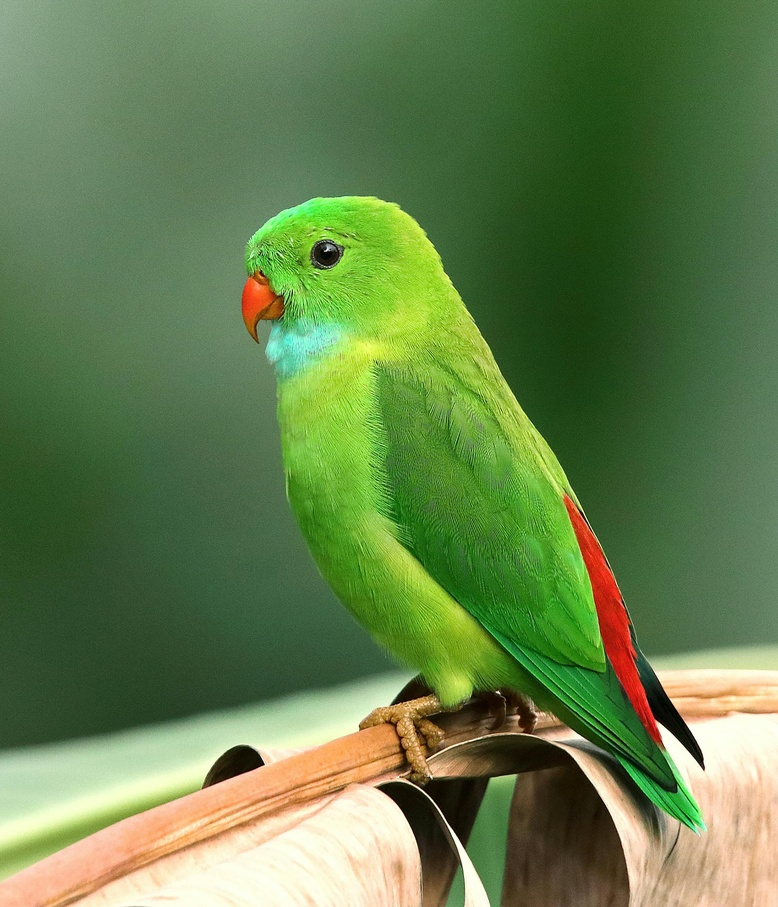
#> input picture Image Processing/photos/bird.jpg, 778 x 907 px, shrunk from 2250 x 2625 before the run, found by its file name
$ python Hough_Transform.py
#> lines starting #> are read from the running program, lines starting #| are printed output that depends on the picture; after the words box and inside, x2 and y2 are one past the last pixel; in counts of white or black regions, pixels touching at a corner belong together
# This is the Hough Transform implementation
import cv2 as cv
import matplotlib.pyplot as plt
import numpy as np


def hough_transform_lines(image_path):
#> called with image_path = 'photos/bird.jpg'
    image = cv.imread(image_path, cv.IMREAD_GRAYSCALE)
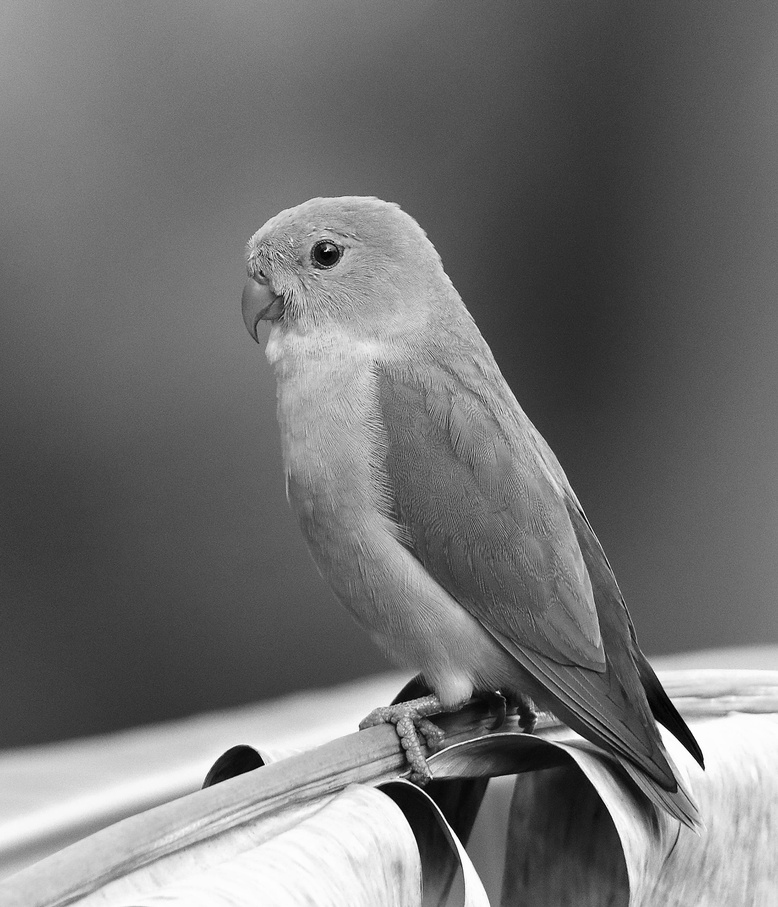
#> image: shape (907, 778); min 0, max 255, mean 113.4

    # Detect edges using Canny
    edges = cv.Canny(image, 50, 150)
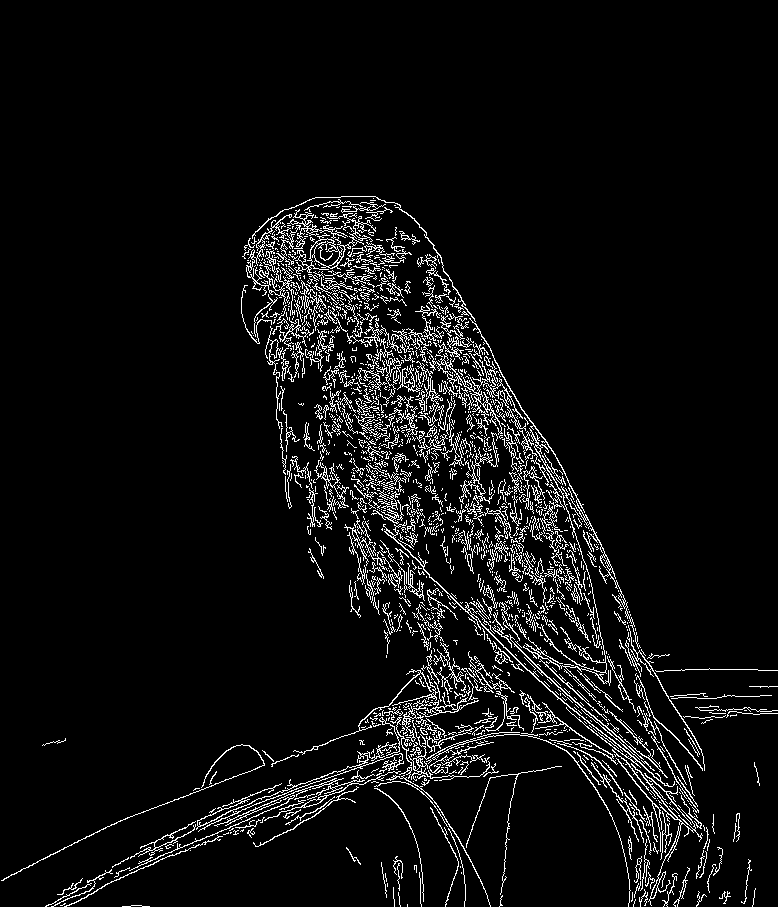
#> edges: shape (907, 778); 5.9% white in thin lines or dots, all inside (x1, y1, x2, y2) = (1, 196, 778, 907)

    # Apply Hough Line Transform
    lines = cv.HoughLines(edges, 1, np.pi / 180, 200)
#> lines = 189 rows, first 8: [91, 2.36], [100, 2.36], [115, 2.34], [-47, 2.5], [-158, 2.6], [-228, 2.71], [-37, 2.5], [-128, 2.55]
    line_image = np.copy(image)

    for line in lines:
        rho, theta = line[0]
        a = np.cos(theta)
        b = np.sin(theta)
        x0 = a * rho
        y0 = b * rho
        x1 = int(x0 + 1000 * (-b))
        y1 = int(y0 + 1000 * (a))
        x2 = int(x0 - 1000 * (-b))
        y2 = int(y0 - 1000 * (a))
        cv.line(line_image, (x1, y1), (x2, y2), (255, 0, 0), 2)
#> this loop made 189 passes
#> (rho, theta, a, b, x0, y0, x1, y1) on passes 1 to 3: (91, 2.36, -0.707, 0.707, -64.35, 64.35, -771, -642), (100, 2.36, -0.707, 0.707, -70.71, 70.71, -777, -636), (115, 2.34, -0.695, 0.719, -79.89, 82.72, -799, -611)
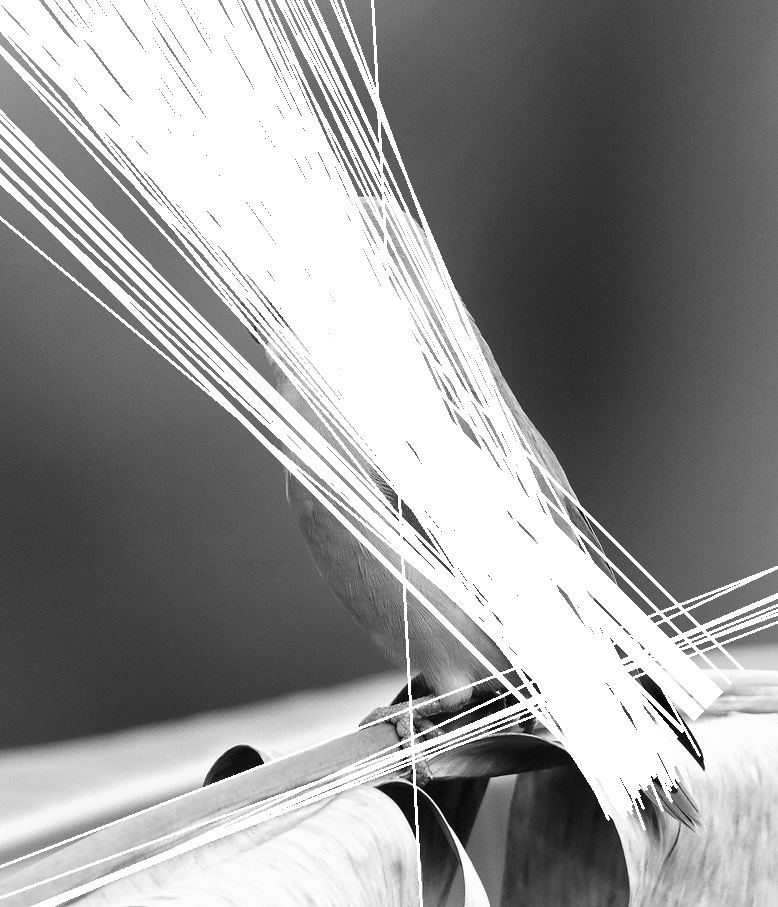
#> line_image: shape (907, 778); min 0, max 255, mean 149.1

    return edges, line_image

image_path = 'photos/bird.jpg'

edges, line_image = hough_transform_lines(image_path)

fig, axes = plt.subplots(1, 2, figsize=(12, 6))
axes[0].imshow(edges, cmap='gray')
axes[0].set_title("Detected Edges")
axes[0].axis("off")
axes[1].imshow(line_image, cmap='gray')
axes[1].set_title("Hough Transform Lines")
axes[1].axis("off")
plt.show()
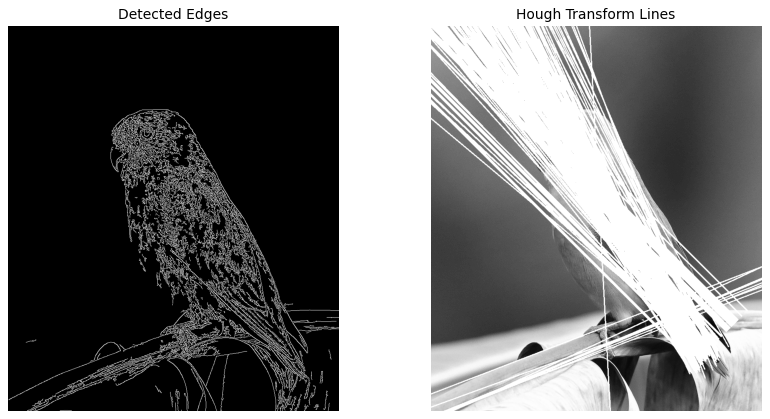
#> figure drawn by matplotlib, 2 panels

$ run again, with Image Processing/photos/11.jpg copied over Image Processing/photos/bird.jpg
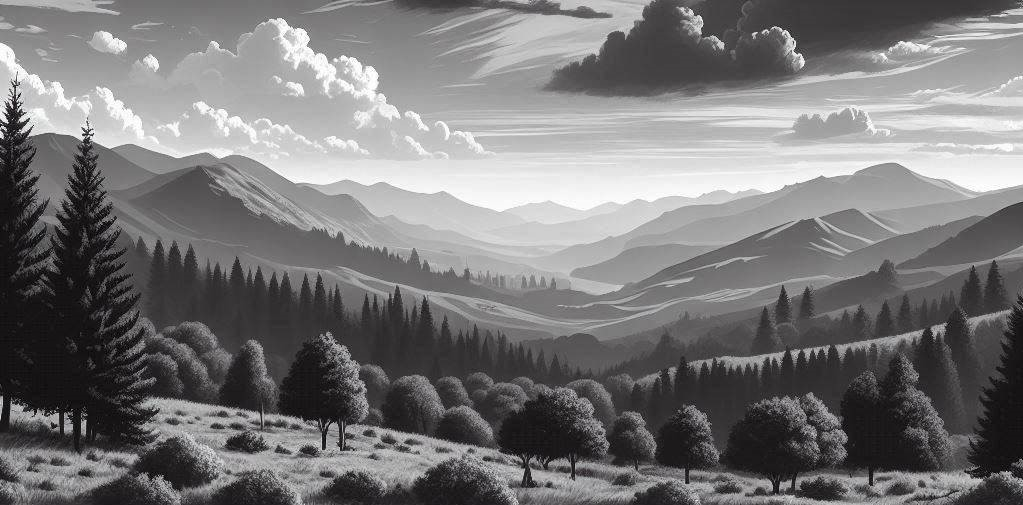
#> input picture Image Processing/photos/11.jpg, 1023 x 505 px, found by its file name
#> in hough_transform_lines, `edges = cv.Canny(image, 50, 150)`:
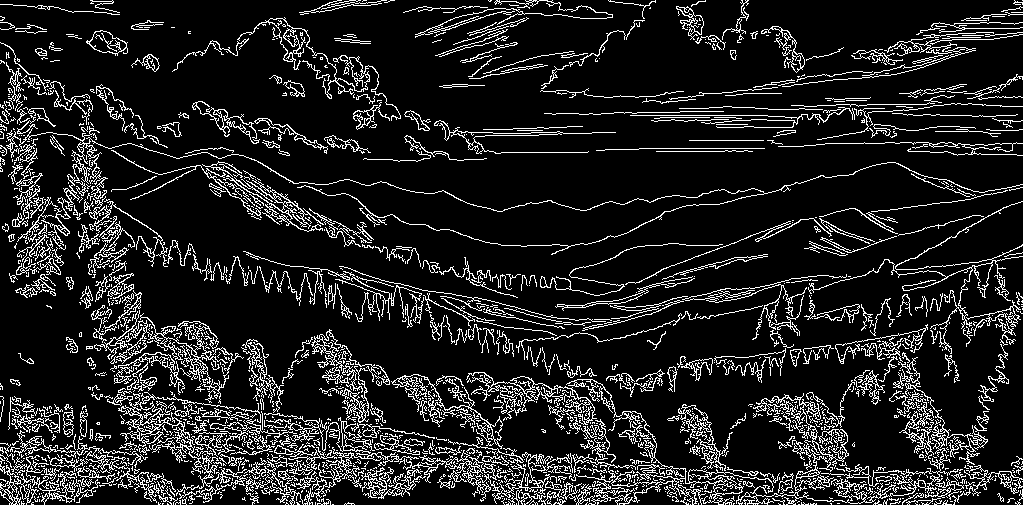
#> edges: shape (505, 1023); 13.1% white in thin lines or dots
#> lines = 451 rows, first 8: [476, 1.57], [472, 1.57], [438, 1.62], [407, 1.66], [489, 1.55], [459, 1.59], [485, 1.57], [444, 1.61]
#> the loop in hough_transform_lines, `for line in lines:` made 451 passes
#> (rho, theta, a, b, x0, y0, x1, y1) on passes 1 to 3: (476, 1.57, -4.37e-08, 1, -2.08e-05, 476, -1000, 475), (472, 1.57, -4.37e-08, 1, -2.06e-05, 472, -1000, 471), (438, 1.62, -0.0523, 0.999, -22.92, 437.4, -1021, 385)
#> `plt.show()`:
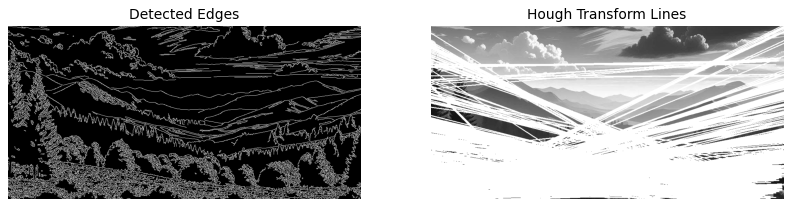
#> figure drawn by matplotlib, 2 panels

$ run again, with Image Processing/photos/3.jpg copied over Image Processing/photos/bird.jpg
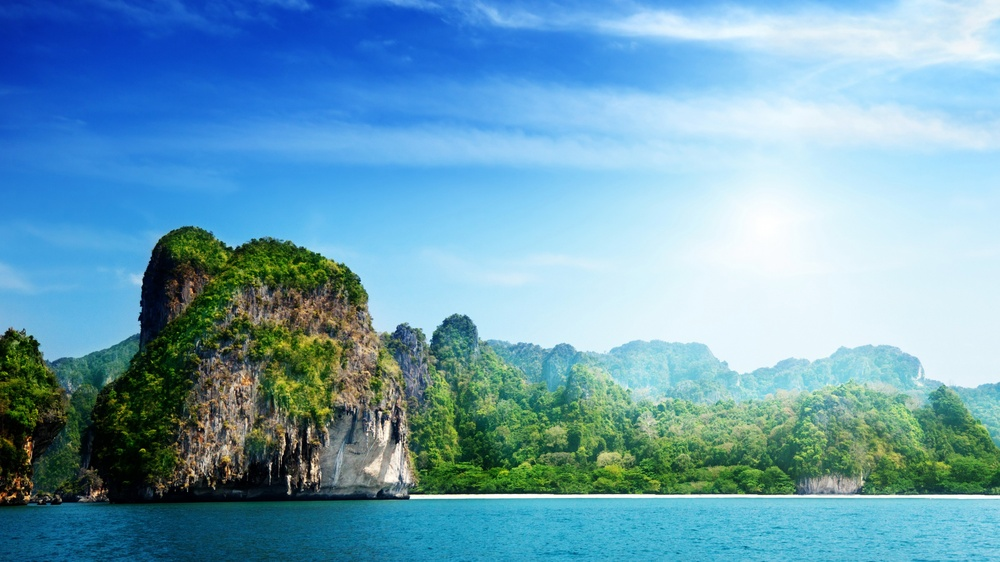
#> input picture Image Processing/photos/3.jpg, 1000 x 562 px, shrunk from 3840 x 2160 before the run, found by its file name
#> in hough_transform_lines, `edges = cv.Canny(image, 50, 150)`:
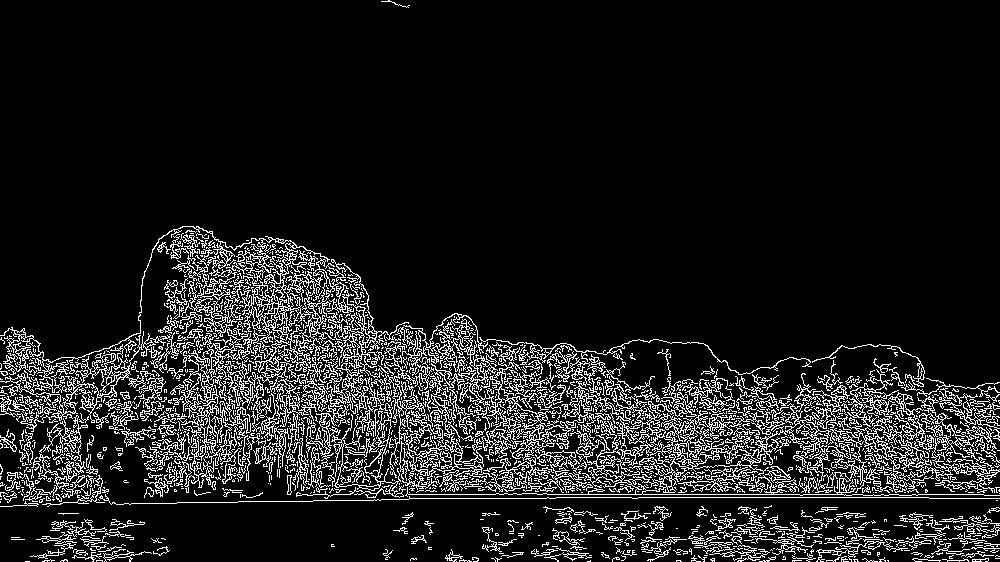
#> edges: shape (562, 1000); 11.4% white in thin lines or dots
#> lines = 1127 rows, first 8: [494, 1.57], [497, 1.57], [363, 1.64], [443, 1.62], [376, 1.64], [354, 1.69], [506, 1.55], [377, 1.66]
#> the loop in hough_transform_lines, `for line in lines:` made 1127 passes
#> (rho, theta, a, b, x0, y0, x1, y1) on passes 1 to 3: (494, 1.57, -4.37e-08, 1, -2.16e-05, 494, -1000, 493), (497, 1.57, -4.37e-08, 1, -2.17e-05, 497, -1000, 496), (363, 1.64, -0.0698, 0.998, -25.32, 362.1, -1022, 292)
#> `plt.show()`:
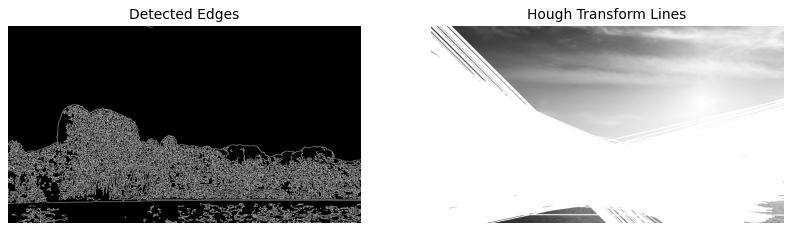
#> figure drawn by matplotlib, 2 panels
